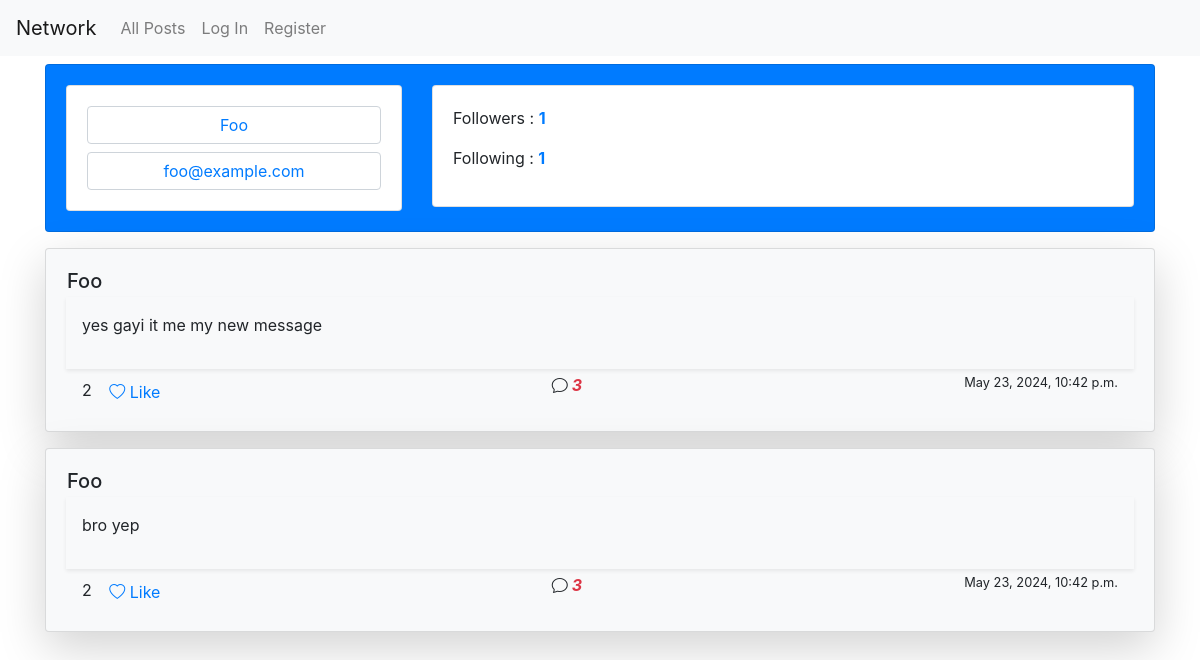
The page /profile-view/Foo/ on the database its author committed.
### network/models.py (models this page shows, shortened)
class User(AbstractUser):
    pass

class Post(models.Model):
    content = models.TextField(max_length=200)
    author = models.ForeignKey(User,on_delete=models.CASCADE, related_name="author")
    likes = models.ManyToManyField(User, related_name='liked_posts', blank=True)
    created_at = models.DateTimeField(auto_now_add=True)
    updated_at = models.DateTimeField(auto_now=True)

### network/views.py (the view)
# urls.py: path('profile-view/<str:username>/', views.profile_view, name="profile-view"),
def profile_view(request, username):
    profile_user = get_object_or_404(User, username=username)
    posts = Post.objects.filter(author=profile_user).order_by('-created_at')
    follower_count = Follow.objects.filter(follower = profile_user).count()
    following_count = Follow.objects.filter(following = profile_user).count()
    is_following = request.user.is_authenticated and Follow.objects.filter(follower=request.user, following=profile_user).exists()
    paginator = Paginator(posts,10)
    page_number = request.GET.get('page')
    posts_obj = paginator.get_page(page_number)
    return render(request, "network/profile.html", {
            "profile_user":profile_user,
            "posts":posts_obj,
            "is_following":is_following,
            "follower_count":follower_count,
            "following_count":following_count
              })

### network/templates/network/profile.html (shortened to what this page needs)
{% extends "network/layout.html" %}
{% block body %}
    <div class="container">
        <div class="card mt-2 bg-primary mb-3">
            <div class="card-body">
                <div class="row">
                    <div class="col-md-4">
                        <div class="card">
                            <div class="card-body">
                                <input type="text"  class="form-control text-primary mb-2 text-center" value="{{profile_user.username}}">
                                <input type="email"  class="form-control text-primary text-center" value="{{profile_user.email}}">
                            </div>
                        </div>
                    </div>
                    <div class="col-md-8">
                        <div class="card">
                            <div class="card-body">
                                <p>Followers : <strong class="text-primary">{{follower_count}}</strong></p>
                                <p>Following : <strong class="text-primary">{{following_count}}</strong></p>
                            </div>
                        </div>
                    </div>
                </div>
            </div>
        </div>
        {% if posts %}
        {% for post in posts %}
            <div class="card shadow-lg rounded bg-light mb-3">
                <div class="card-body">
                    <div class="row">
                        <div class="col">
                            <div class="row mb-1">
                                <h5 class="my-auto px-3">{{post.author}}</h5>
                            </div>
                            <div class="content p-3 mb-1 shadow-sm">
                                <p>{{post.content}}</p>
                            </div>
                            <div class="footer d-flex justify-content-between px-3">
                                <div class="">
                                    <span id="likes-count-{{ post.id }}" >{{ post.likes.count }}</span>
                                    <button class="btn btn-link like-button" data-post-id="{{ post.id }}">
                                        {% if user in post.likes.all %}
                                            <i class="bi bi-heart-fill"></i> Unlike
                                        {% else %}
                                            <i class="bi bi-heart"></i> Like
                                        {% endif %}
                                    </button>
                                </div>
                                <i class="bi-chat"><strong class="mx-1 text-danger">3</strong></i>
                                <small>{{post.created_at}}</small>
                            </div>
                        </div>
                    </div>
                </div>
            </div>
        {% endfor %}
        {% else %}
        <div class="card shadow-lg">
            <div class="card-body">
                <p>No post to display</p>
            </div>
        </div>
        {% endif %}
    </div>
{% endblock%}

### rows shown on the page
User: username "Foo", email "foo@example.com"
Post: author "Foo", content "yes gayi it me my new message", likes.count "2", shows "Like", created_at "May 23, 2024, 10:42 p.m."
Post: author "Foo", content "bro yep", likes.count "2", shows "Like", created_at "May 23, 2024, 10:42 p.m."

### other values the page prints
{{ follower_count }} "1"
{{ following_count }} "1"
